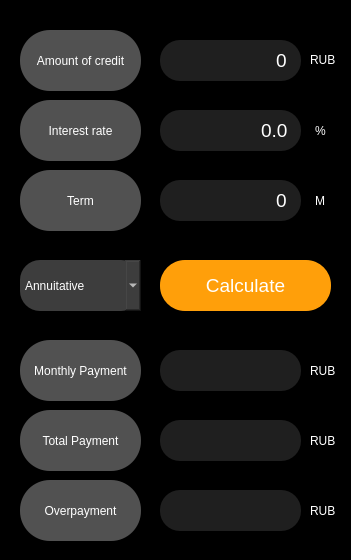
<?xml version="1.0" encoding="UTF-8"?>
<ui version="4.0">
 <class>finance</class>
 <widget class="QWidget" name="finance">
  <property name="geometry">
   <rect>
    <x>0</x>
    <y>0</y>
    <width>351</width>
    <height>560</height>
   </rect>
  </property>
  <property name="windowTitle">
   <string>Form</string>
  </property>
  <property name="styleSheet">
   <string notr="true">QWidget{
	background-color:black;
	font-family: &quot;Helvetica&quot;;
	font-size:9pt;
	color:white;
}

QLabel{
	background-color:rgb(81,81,81);
	border: 10px;
	border-radius:30px;
	color:white;
}

QDoubleSpinBox{
	background-color:rgb(31,31,31);
	font-size:14pt;
	border-radius:20px;
	padding-right:10px;
	color:white;
}</string>
  </property>
  <widget class="QComboBox" name="comboBox">
   <property name="geometry">
    <rect>
     <x>20</x>
     <y>260</y>
     <width>121</width>
     <height>51</height>
    </rect>
   </property>
   <property name="layoutDirection">
    <enum>Qt::LeftToRight</enum>
   </property>
   <property name="styleSheet">
    <string notr="true">QComboBox{
	background-color:rgb(61,61,61);
	border-radius:20px;
}</string>
   </property>
   <property name="currentIndex">
    <number>0</number>
   </property>
   <property name="insertPolicy">
    <enum>QComboBox::InsertAtBottom</enum>
   </property>
   <item>
    <property name="text">
     <string>Annuitative</string>
    </property>
   </item>
   <item>
    <property name="text">
     <string>Differental</string>
    </property>
   </item>
  </widget>
  <widget class="QLabel" name="label">
   <property name="geometry">
    <rect>
     <x>20</x>
     <y>340</y>
     <width>121</width>
     <height>61</height>
    </rect>
   </property>
   <property name="text">
    <string>Monthly Payment</string>
   </property>
   <property name="alignment">
    <set>Qt::AlignCenter</set>
   </property>
  </widget>
  <widget class="QLabel" name="label_2">
   <property name="geometry">
    <rect>
     <x>20</x>
     <y>410</y>
     <width>121</width>
     <height>61</height>
    </rect>
   </property>
   <property name="text">
    <string>Total Payment</string>
   </property>
   <property name="alignment">
    <set>Qt::AlignCenter</set>
   </property>
  </widget>
  <widget class="QLabel" name="label_3">
   <property name="geometry">
    <rect>
     <x>20</x>
     <y>480</y>
     <width>121</width>
     <height>61</height>
    </rect>
   </property>
   <property name="text">
    <string>Overpayment</string>
   </property>
   <property name="alignment">
    <set>Qt::AlignCenter</set>
   </property>
  </widget>
  <widget class="QPushButton" name="calculate">
   <property name="geometry">
    <rect>
     <x>160</x>
     <y>260</y>
     <width>171</width>
     <height>51</height>
    </rect>
   </property>
   <property name="styleSheet">
    <string notr="true">QPushButton{
	font-family: &quot;Helvetica&quot;;
	font-size: 14pt;
	color: rgb(255, 255, 255);
	background-color: #FF9F0A;
	border: 10px;
	border-radius: 25px;
}

QPushButton:hover{
	color: rgb(255, 255, 255);
	background-color: rgb(254, 194, 105);
	border: 10px;
	border-radius: 25px;
}

QPushButton:pressed{
	color: rgb(255,255,255);
	background-color: rgb(254, 230, 194);
	border: 10px;
	border-radius: 25px;
}</string>
   </property>
   <property name="text">
    <string>Calculate</string>
   </property>
  </widget>
  <widget class="QLabel" name="label_4">
   <property name="geometry">
    <rect>
     <x>20</x>
     <y>30</y>
     <width>121</width>
     <height>61</height>
    </rect>
   </property>
   <property name="text">
    <string>Аmount of credit</string>
   </property>
   <property name="alignment">
    <set>Qt::AlignCenter</set>
   </property>
  </widget>
  <widget class="QLabel" name="label_5">
   <property name="geometry">
    <rect>
     <x>20</x>
     <y>100</y>
     <width>121</width>
     <height>61</height>
    </rect>
   </property>
   <property name="text">
    <string>Interest rate</string>
   </property>
   <property name="alignment">
    <set>Qt::AlignCenter</set>
   </property>
  </widget>
  <widget class="QLabel" name="label_6">
   <property name="geometry">
    <rect>
     <x>20</x>
     <y>170</y>
     <width>121</width>
     <height>61</height>
    </rect>
   </property>
   <property name="text">
    <string>Term</string>
   </property>
   <property name="alignment">
    <set>Qt::AlignCenter</set>
   </property>
  </widget>
  <widget class="QDoubleSpinBox" name="sum">
   <property name="geometry">
    <rect>
     <x>160</x>
     <y>40</y>
     <width>141</width>
     <height>41</height>
    </rect>
   </property>
   <property name="alignment">
    <set>Qt::AlignRight|Qt::AlignTrailing|Qt::AlignVCenter</set>
   </property>
   <property name="buttonSymbols">
    <enum>QAbstractSpinBox::NoButtons</enum>
   </property>
   <property name="prefix">
    <string/>
   </property>
   <property name="suffix">
    <string/>
   </property>
   <property name="decimals">
    <number>0</number>
   </property>
   <property name="maximum">
    <double>1000000000.000000000000000</double>
   </property>
  </widget>
  <widget class="QDoubleSpinBox" name="percent">
   <property name="geometry">
    <rect>
     <x>160</x>
     <y>110</y>
     <width>141</width>
     <height>41</height>
    </rect>
   </property>
   <property name="alignment">
    <set>Qt::AlignRight|Qt::AlignTrailing|Qt::AlignVCenter</set>
   </property>
   <property name="buttonSymbols">
    <enum>QAbstractSpinBox::NoButtons</enum>
   </property>
   <property name="prefix">
    <string/>
   </property>
   <property name="suffix">
    <string/>
   </property>
   <property name="decimals">
    <number>1</number>
   </property>
   <property name="maximum">
    <double>100.000000000000000</double>
   </property>
  </widget>
  <widget class="QDoubleSpinBox" name="time">
   <property name="geometry">
    <rect>
     <x>160</x>
     <y>180</y>
     <width>141</width>
     <height>41</height>
    </rect>
   </property>
   <property name="alignment">
    <set>Qt::AlignRight|Qt::AlignTrailing|Qt::AlignVCenter</set>
   </property>
   <property name="buttonSymbols">
    <enum>QAbstractSpinBox::NoButtons</enum>
   </property>
   <property name="prefix">
    <string/>
   </property>
   <property name="suffix">
    <string/>
   </property>
   <property name="decimals">
    <number>0</number>
   </property>
   <property name="maximum">
    <double>360.000000000000000</double>
   </property>
  </widget>
  <widget class="QLabel" name="label_7">
   <property name="geometry">
    <rect>
     <x>310</x>
     <y>44</y>
     <width>31</width>
     <height>31</height>
    </rect>
   </property>
   <property name="styleSheet">
    <string notr="true">background-color:rgba(0,0,0,0);</string>
   </property>
   <property name="text">
    <string>RUB</string>
   </property>
  </widget>
  <widget class="QLabel" name="label_8">
   <property name="geometry">
    <rect>
     <x>315</x>
     <y>115</y>
     <width>21</width>
     <height>31</height>
    </rect>
   </property>
   <property name="styleSheet">
    <string notr="true">background-color:rgba(0,0,0,0);</string>
   </property>
   <property name="text">
    <string>%</string>
   </property>
  </widget>
  <widget class="QLabel" name="label_9">
   <property name="geometry">
    <rect>
     <x>315</x>
     <y>185</y>
     <width>21</width>
     <height>31</height>
    </rect>
   </property>
   <property name="styleSheet">
    <string notr="true">background-color:rgba(0,0,0,0);</string>
   </property>
   <property name="text">
    <string>M</string>
   </property>
  </widget>
  <widget class="QLabel" name="label_10">
   <property name="geometry">
    <rect>
     <x>310</x>
     <y>355</y>
     <width>31</width>
     <height>31</height>
    </rect>
   </property>
   <property name="styleSheet">
    <string notr="true">background-color:rgba(0,0,0,0);</string>
   </property>
   <property name="text">
    <string>RUB</string>
   </property>
  </widget>
  <widget class="QLabel" name="label_11">
   <property name="geometry">
    <rect>
     <x>310</x>
     <y>425</y>
     <width>31</width>
     <height>31</height>
    </rect>
   </property>
   <property name="styleSheet">
    <string notr="true">background-color:rgba(0,0,0,0);</string>
   </property>
   <property name="text">
    <string>RUB</string>
   </property>
  </widget>
  <widget class="QLabel" name="label_12">
   <property name="geometry">
    <rect>
     <x>310</x>
     <y>495</y>
     <width>31</width>
     <height>31</height>
    </rect>
   </property>
   <property name="styleSheet">
    <string notr="true">background-color:rgba(0,0,0,0);</string>
   </property>
   <property name="text">
    <string>RUB</string>
   </property>
  </widget>
  <widget class="QLabel" name="monthly">
   <property name="geometry">
    <rect>
     <x>160</x>
     <y>350</y>
     <width>141</width>
     <height>41</height>
    </rect>
   </property>
   <property name="styleSheet">
    <string notr="true">	background-color:rgb(31,31,31);
	font-size:10pt;
	border-radius:20px;
	padding-right:10px;
	color:white;</string>
   </property>
   <property name="text">
    <string/>
   </property>
   <property name="alignment">
    <set>Qt::AlignRight|Qt::AlignTrailing|Qt::AlignVCenter</set>
   </property>
  </widget>
  <widget class="QLabel" name="total">
   <property name="geometry">
    <rect>
     <x>160</x>
     <y>420</y>
     <width>141</width>
     <height>41</height>
    </rect>
   </property>
   <property name="styleSheet">
    <string notr="true">	background-color:rgb(31,31,31);
	font-size:14pt;
	border-radius:20px;
	padding-right:10px;
	color:white;</string>
   </property>
   <property name="text">
    <string/>
   </property>
   <property name="alignment">
    <set>Qt::AlignRight|Qt::AlignTrailing|Qt::AlignVCenter</set>
   </property>
  </widget>
  <widget class="QLabel" name="over">
   <property name="geometry">
    <rect>
     <x>160</x>
     <y>490</y>
     <width>141</width>
     <height>41</height>
    </rect>
   </property>
   <property name="styleSheet">
    <string notr="true">	background-color:rgb(31,31,31);
	font-size:14pt;
	border-radius:20px;
	padding-right:10px;
	color:white;</string>
   </property>
   <property name="text">
    <string/>
   </property>
   <property name="alignment">
    <set>Qt::AlignRight|Qt::AlignTrailing|Qt::AlignVCenter</set>
   </property>
  </widget>
 </widget>
 <resources/>
 <connections/>
</ui>
